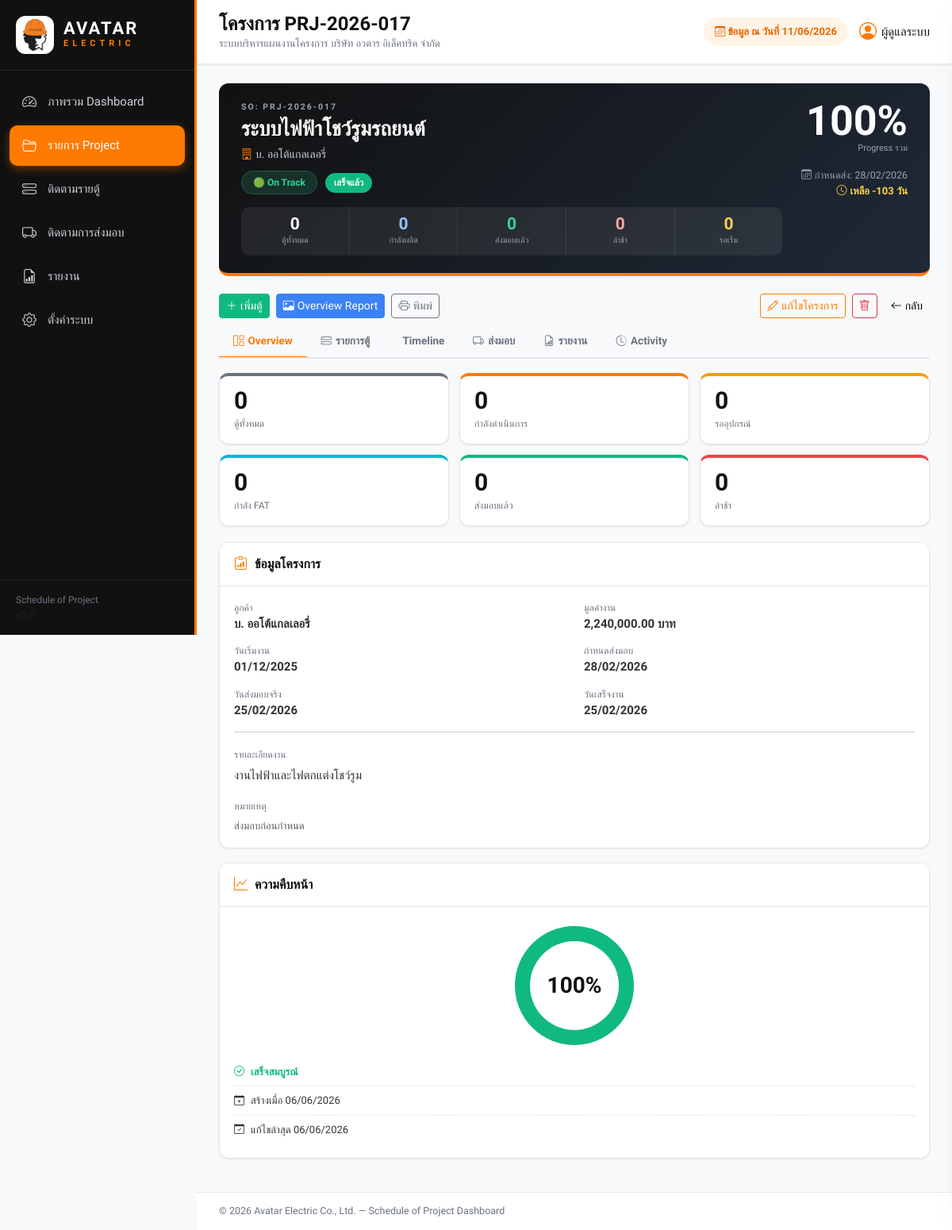
The page /archive_legacy/project_view.php?id=17 on the database its author committed.
### tables this page shows
CREATE TABLE `projects` (
  `id`             INT UNSIGNED NOT NULL AUTO_INCREMENT,
  `project_no`     VARCHAR(40)  NOT NULL,
  `project_name`   VARCHAR(255) NOT NULL,
  `description`    TEXT         DEFAULT NULL,
  `customer`       VARCHAR(180) DEFAULT NULL,
  `department_id`  INT UNSIGNED DEFAULT NULL,
  `responsible_id` INT UNSIGNED DEFAULT NULL,
  `start_date`     DATE         DEFAULT NULL,
  `due_date`       DATE         DEFAULT NULL,
  `delivery_date`  DATE         DEFAULT NULL,
  `completed_date` DATE         DEFAULT NULL,
   
  `status`         ENUM('pending','in_progress','near_due','completed','overdue')
                   NOT NULL DEFAULT 'pending',
  `progress`       TINYINT UNSIGNED NOT NULL DEFAULT 0,
  `amount`         DECIMAL(15,2) NOT NULL DEFAULT 0.00,
  `remark`         TEXT         DEFAULT NULL,
  `attachment`     VARCHAR(255) DEFAULT NULL,
  `created_at`     TIMESTAMP NOT NULL DEFAULT CURRENT_TIMESTAMP,
  `updated_at`     TIMESTAMP NOT NULL DEFAULT CURRENT_TIMESTAMP ON UPDATE CURRENT_TIMESTAMP,
  PRIMARY KEY (`id`),
  UNIQUE KEY `uq_project_no` (`project_no`),
  KEY `fk_prj_dept` (`department_id`),
  KEY `fk_prj_user` (`responsible_id`),
  KEY `idx_due_date` (`due_date`),
  KEY `idx_status` (`status`),
  CONSTRAINT `fk_prj_dept` FOREIGN KEY (`department_id`)
    REFERENCES `departments`(`id`) ON DELETE SET NULL,
  CONSTRAINT `fk_prj_user` FOREIGN KEY (`responsible_id`)
    REFERENCES `users`(`id`) ON DELETE SET NULL
);

### archive_legacy/db.php (called while the page is built, shortened)
<?php
function db(): PDO
{
    static $pdo = null;
    if ($pdo instanceof PDO) {
        return $pdo;
    }
    $dsn = sprintf(
        'mysql:host=%s;port=%s;dbname=%s;charset=%s',
        DB_HOST,
        DB_PORT,
        DB_NAME,
        DB_CHARSET
    );
    $options = [
        PDO::ATTR_ERRMODE            => PDO::ERRMODE_EXCEPTION,
        PDO::ATTR_DEFAULT_FETCH_MODE => PDO::FETCH_ASSOC,
        PDO::ATTR_EMULATE_PREPARES   => false,
    ];
    try {
        $pdo = new PDO($dsn, DB_USER, DB_PASS, $options);
    } catch (PDOException $e) {
        http_response_code(500);
        die(
            '<div style="font-family:sans-serif;padding:2rem;color:#b91c1c">'
            . '<h2>เชื่อมต่อฐานข้อมูลไม่สำเร็จ</h2>'
            . '<p>กรุณาตรวจสอบการตั้งค่าใน <code>db.php</code> และ import <code>database.sql</code> แล้ว</p>'
            . '<pre>' . htmlspecialchars($e->getMessage()) . '</pre>'
            . '</div>'
        );
    }
    return $pdo;
}

### archive_legacy/project_view.php (the view, shortened to what this page needs)
<?php
require_once __DIR__ . '/functions.php';
$id = (int)($_GET['id'] ?? 0);
$p  = get_project($id);
$st        = $p['effective_status'];
$od        = overdue_days($p);
$dr        = days_remaining($p);
$panels    = get_project_panels($id);
$pstats    = panel_stats($panels);
$panelProg = $pstats['total'] > 0 ? $pstats['overall'] : (int)$p['progress'];
$health = 'on_track';
$healthConf = [
    'on_track' => ['label' => 'On Track', 'emoji' => '🟢', 'cls' => 'pv-health-on-track'],
    'at_risk'  => ['label' => 'At Risk',  'emoji' => '🟡', 'cls' => 'pv-health-at-risk'],
    'delayed'  => ['label' => 'Delayed',  'emoji' => '🔴', 'cls' => 'pv-health-delayed'],
];
$hc = $healthConf[$health];
?>
<div class="pv-header">
  <div>
    <div class="pv-hno">SO: <?= e($p['project_no']) ?></div>
    <h2 class="pv-hname"><?= e($p['project_name']) ?></h2>
    <?php if ($p['customer']): ?>
      <div class="pv-hcust"><i class="bi bi-building"></i><?= e($p['customer']) ?></div>
    <?php endif; ?>
    <div class="pv-hstatus">
      <span class="pv-health <?= $hc['cls'] ?>"><?= $hc['emoji'] ?> <?= $hc['label'] ?></span>
      <span class="badge-status <?= status_badge_class($st) ?>"><?= e(status_label($st)) ?></span>
    </div>
    <div class="pv-stats-row">
      <div class="pv-stat">
        <span class="pv-stat-n"><?= $pstats['total'] ?></span>
        <span class="pv-stat-l">ตู้ทั้งหมด</span>
      </div>
      <div class="pv-stat">
        <span class="pv-stat-n blue"><?= $pstats['producing'] ?></span>
        <span class="pv-stat-l">กำลังผลิต</span>
      </div>
      <div class="pv-stat">
        <span class="pv-stat-n ok"><?= $pstats['delivered'] ?></span>
        <span class="pv-stat-l">ส่งมอบแล้ว</span>
      </div>
      <div class="pv-stat">
        <span class="pv-stat-n danger"><?= $pstats['overdue'] ?></span>
        <span class="pv-stat-l">ล่าช้า</span>
      </div>
      <div class="pv-stat">
        <span class="pv-stat-n warn"><?= $pstats['pending'] ?></span>
        <span class="pv-stat-l">รอเริ่ม</span>
      </div>
    </div>
  </div>
  <div class="pv-hright">
    <div>
      <div class="pv-big-pct"><?= $panelProg ?>%</div>
      <div class="pv-big-pct-l">Progress รวม</div>
    </div>
    <div>
      <div class="pv-hdate"><i class="bi bi-calendar3 me-1"></i>กำหนดส่ง: <?= e(format_date_dmy($p['due_date'])) ?></div>
      <?php if ($st === 'overdue'): ?>
        <div class="pv-hdate-warn" style="color:#FCA5A5"><i class="bi bi-exclamation-octagon me-1"></i>ล่าช้า <?= $od ?> วัน</div>
      <?php elseif ($dr !== null): ?>
        <div class="pv-hdate-warn" style="color:<?= $dr <= NEAR_DUE_DAYS ? '#FCD34D' : '#9CA3AF' ?>">
          <i class="bi bi-clock me-1"></i>เหลือ <?= $dr ?> วัน
        </div>
      <?php endif; ?>
    </div>
  </div>
</div>
<div class="pv-actions">
  <a href="panel_add.php?project_id=<?= (int)$id ?>" class="btn btn-success btn-sm">
    <i class="bi bi-plus-lg me-1"></i>เพิ่มตู้
  </a>
  <a href="project_report_select.php?project_id=<?= (int)$p['id'] ?>" class="btn btn-info btn-sm text-white">
    <i class="bi bi-image me-1"></i>Overview Report
  </a>
  <a href="print_report.php?id=<?= (int)$p['id'] ?>" target="_blank" class="btn btn-outline-secondary btn-sm">
    <i class="bi bi-printer me-1"></i>พิมพ์
  </a>
  <div class="ms-auto d-flex gap-2">
    <a href="project_edit.php?id=<?= (int)$p['id'] ?>" class="btn btn-outline-primary btn-sm">
      <i class="bi bi-pencil me-1"></i>แก้ไขโครงการ
    </a>
    <a href="project_delete.php?id=<?= (int)$p['id'] ?>" class="btn btn-outline-danger btn-sm"
       onclick="return confirm('ยืนยันการลบโครงการนี้?')">
      <i class="bi bi-trash"></i>
    </a>
    <a href="projects.php" class="btn btn-light btn-sm"><i class="bi bi-arrow-left me-1"></i>กลับ</a>
  </div>
</div>
<ul class="nav pv-nav" id="pvTabs" role="tablist">
  <li class="nav-item" role="presentation">
    <button class="nav-link active" data-bs-toggle="tab" data-bs-target="#tab-overview" role="tab">
      <i class="bi bi-grid-1x2"></i>Overview
    </button>
  </li>
  <li class="nav-item" role="presentation">
    <button class="nav-link" data-bs-toggle="tab" data-bs-target="#tab-cabinets" role="tab">
      <i class="bi bi-hdd-stack"></i>รายการตู้
    </button>
  </li>
  <li class="nav-item" role="presentation">
    <button class="nav-link" data-bs-toggle="tab" data-bs-target="#tab-timeline" role="tab">
      <i class="bi bi-bar-chart-gantt"></i>Timeline
    </button>
  </li>
  <li class="nav-item" role="presentation">
    <button class="nav-link" data-bs-toggle="tab" data-bs-target="#tab-delivery" role="tab">
      <i class="bi bi-truck"></i>ส่งมอบ
    </button>
  </li>
  <li class="nav-item" role="presentation">
    <button class="nav-link" data-bs-toggle="tab" data-bs-target="#tab-reports" role="tab">
      <i class="bi bi-file-earmark-bar-graph"></i>รายงาน
    </button>
  </li>
  <li class="nav-item" role="presentation">
    <button class="nav-link" data-bs-toggle="tab" data-bs-target="#tab-activity" role="tab">
      <i class="bi bi-clock-history"></i>Activity
    </button>
  </li>
</ul>
<div class="tab-content pv-tab-content" id="pvTabContent">
  <div class="tab-pane fade show active" id="tab-overview" role="tabpanel">
    <div class="pv-kpi-row">
      <div class="pv-kpi" style="--c:var(--gray-500)">
        <div class="pv-kpi-n"><?= $pstats['total'] ?></div>
        <div class="pv-kpi-l">ตู้ทั้งหมด</div>
      </div>
      <div class="pv-kpi" style="--c:var(--primary-color)">
        <div class="pv-kpi-n"><?= $pstats['producing'] ?></div>
        <div class="pv-kpi-l">กำลังดำเนินการ</div>
      </div>
      <div class="pv-kpi" style="--c:#F59E0B">
        <div class="pv-kpi-n"><?= ($pstats['count']['material'] ?? 0) ?></div>
        <div class="pv-kpi-l">รออุปกรณ์</div>
      </div>
      <div class="pv-kpi" style="--c:#06B6D4">
        <div class="pv-kpi-n"><?= ($pstats['count']['qc'] ?? 0) ?></div>
        <div class="pv-kpi-l">กำลัง FAT</div>
      </div>
      <div class="pv-kpi" style="--c:var(--success-color)">
        <div class="pv-kpi-n"><?= $pstats['delivered'] ?></div>
        <div class="pv-kpi-l">ส่งมอบแล้ว</div>
      </div>
      <div class="pv-kpi" style="--c:var(--danger-color)">
        <div class="pv-kpi-n"><?= $pstats['overdue'] ?></div>
        <div class="pv-kpi-l">ล่าช้า</div>
      </div>
    </div>
    <div class="grid-3">
      <div class="panel span-2">
        <div class="panel-head"><i class="bi bi-clipboard-data"></i> ข้อมูลโครงการ</div>
        <div class="panel-body">
          <div class="detail-grid">
            <div><span class="dl">ลูกค้า</span><span class="dv"><?= e($p['customer'] ?: '-') ?></span></div>
            <div><span class="dl">มูลค่างาน</span><span class="dv fw-600"><?= money2($p['amount']) ?> บาท</span></div>
            <div><span class="dl">วันเริ่มงาน</span><span class="dv"><?= e(format_date_dmy($p['start_date'])) ?></span></div>
            <div><span class="dl">กำหนดส่งมอบ</span><span class="dv"><?= e(format_date_dmy($p['due_date'])) ?></span></div>
            <div><span class="dl">วันส่งมอบจริง</span><span class="dv"><?= e(format_date_dmy($p['delivery_date'])) ?></span></div>
            <div><span class="dl">วันเสร็จงาน</span><span class="dv"><?= e(format_date_dmy($p['completed_date'])) ?></span></div>
          </div>
          <?php if ($p['description']): ?>
            <hr><div class="mb-1"><span class="dl">รายละเอียดงาน</span></div>
            <p class="mb-0"><?= nl2br(e($p['description'])) ?></p>
          <?php endif; ?>
          <?php if ($p['remark']): ?>
            <div class="mt-3 mb-1"><span class="dl">หมายเหตุ</span></div>
            <p class="mb-0 text-muted small"><?= nl2br(e($p['remark'])) ?></p>
          <?php endif; ?>
        </div>
      </div>
      <div class="panel">
        <div class="panel-head"><i class="bi bi-graph-up"></i> ความคืบหน้า</div>
        <div class="panel-body text-center">
          <div class="progress-ring" style="--p:<?= $panelProg ?>;--col:<?= status_color($st) ?>">
            <span><?= $panelProg ?>%</span>
          </div>
          <ul class="mini-stats mt-3">
            <?php if ($st === 'overdue'): ?>
              <li class="danger"><i class="bi bi-exclamation-octagon"></i> ล่าช้า <?= $od ?> วัน</li>
            <?php elseif ($st === 'completed'): ?>
              <li class="ok"><i class="bi bi-check-circle"></i> เสร็จสมบูรณ์</li>
            <?php elseif ($dr !== null): ?>
              <li class="<?= $dr <= NEAR_DUE_DAYS ? 'warn' : '' ?>">
                <i class="bi bi-clock"></i> เหลืออีก <?= $dr ?> วัน
              </li>
            <?php endif; ?>
            <li><i class="bi bi-calendar-plus"></i> สร้างเมื่อ <?= e(format_date_dmy($p['created_at'])) ?></li>
            <li><i class="bi bi-calendar-check"></i> แก้ไขล่าสุด <?= e(format_date_dmy($p['updated_at'])) ?></li>
          </ul>
        </div>
      </div>
    </div>
  </div>
</div>
<div class="spa-drawer" id="pvDrawer">
</div>

### rows shown on the page
projects: project_no "PRJ-2026-017", project_name "ระบบไฟฟ้าโชว์รูมรถยนต์", customer "บ. ออโต้แกลเลอรี่", status "เสร็จแล้ว", progress "100", due_date "28/02/2026", due_date "-103", amount "2,240,000.00", start_date "01/12/2025", delivery_date "25/02/2026", completed_date "25/02/2026", description "งานไฟฟ้าและไฟตกแต่งโชว์รูม", remark "ส่งมอบก่อนกำหนด", created_at "06/06/2026", updated_at "06/06/2026"

### other values the page prints
$label "ภาพรวม Dashboard"
$label "รายการ Project"
$label "ติดตามรายตู้"
$label "ติดตามการส่งมอบ"
$label "รายงาน"
$label "ตั้งค่าระบบ"
$title ?: 'Dashboard' "โครงการ PRJ-2026-017"
$hc['emoji'] "🟢"
$hc['label'] "On Track"
$pstats['total'] "0"
$pstats['producing'] "0"
$pstats['delivered'] "0"
$pstats['overdue'] "0"
$pstats['pending'] "0"
$pstats['count']['material'] "0"
